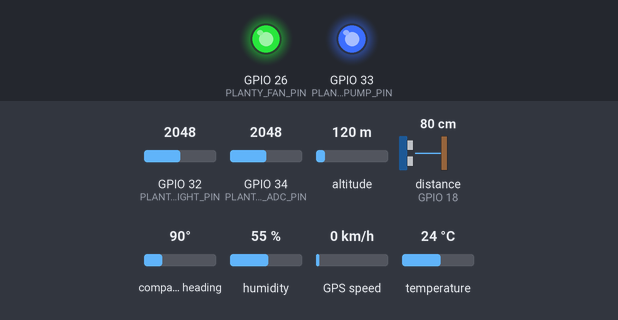
Simulated run of this program. Board: ESP32. On the bench: output pins drawn as LEDs (lit = HIGH). The test bench sets the inputs (shaded band); at power-on: GPIO 34 (PLANTY_SOIL_ADC_PIN) = 2048, humidity 55 %, GPIO 32 (PLANTY_LIGHT_PIN) = 2048, altitude 120 m, distance to the obstacle (sensor on GPIO 18) 80 cm, compass heading 90°, GPS speed 0 km/h, temperature 24 °C (analog values on the 0–4095 scale). The echo pulse lasts 58.3 µs per cm; WiFi joins after 1.5 s; servers stay silent unless stated; EEPROM starts erased; the GPS gets a fix after 3 s at 37.7749, -122.4194 with 8 satellites; no MQTT or app messages arrive unless stated; not simulated (calls return 0 or success): secrets.example.h; names the files do not define were given values by the test bench: PLANTY_MQTT_PORT = 1883; pins used as bus, display or sensor lines are not drawn; what the program prints to the serial monitor is not drawn.

Above: at 1.3 s.
1.4 s: GPIO 34 (PLANTY_SOIL_ADC_PIN) set to 3637
6.2 s: GPIO 34 (PLANTY_SOIL_ADC_PIN) set to 3767
At 10.5 s:
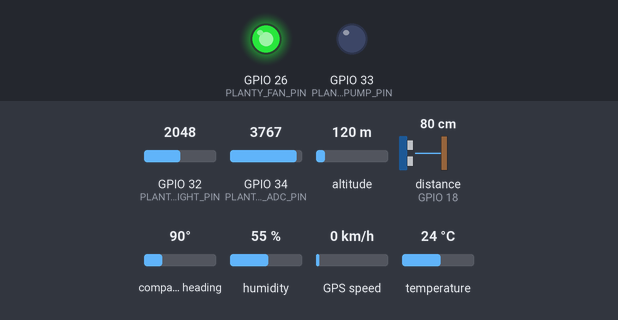
11.5 s: humidity set to 79 %
21.8 s: humidity set to 82 %
At 25.5 s:
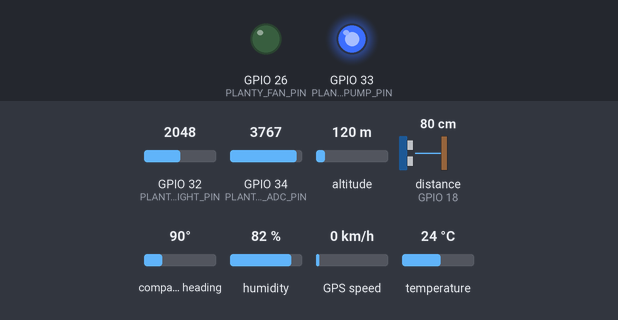
Timing chart, 0 to 27.0 s (numbered marks = the images above; inputs shaded):
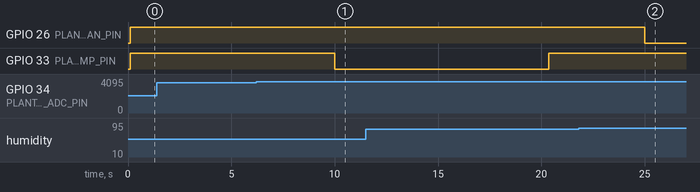

Measured:
- the behaviour switches between 3705 and 3706 on GPIO 34 (PLANTY_SOIL_ADC_PIN) (found by bisection; images 0 and 1)
- the behaviour switches between 80 and 81 % on humidity (found by bisection; images 1 and 2)
- after the input at 1.4 s, every drawn part: stays the same
- after the input at 6.2 s, GPIO 33 (PLANTY_PUMP_PIN): HIGH → LOW after 3.8 s
- after the input at 21.8 s, GPIO 26 (PLANTY_FAN_PIN): HIGH → LOW after 3.2 s

The program:

main.cpp
```cpp
#include <Arduino.h>
#include <WiFi.h>

#include <PubSubClient.h>
#include <ArduinoJson.h>

#include <DHT.h>
#include <Preferences.h>
#include <TinyGPSPlus.h>

#include "planty_config.h"
#include "actuator.h"

#if __has_include("secrets.h")
#include "secrets.h"
#else
#include "secrets.example.h"
#endif

namespace {
WiFiClient espClient;
PubSubClient mqtt(espClient);

DHT dht(PLANTY_DHT_PIN, PLANTY_DHT_TYPE);

TinyGPSPlus gps;
HardwareSerial gpsSerial(2); // ESP32 Donanımsal Serial2 portu

uint32_t seqCounter = 0;

unsigned long lastTelemetryMs = 0;
unsigned long lastWifiAttemptMs = 0;
unsigned long lastMqttAttemptMs = 0;

const char *mode = "auto";
char lastCmdId[48] = {0};
bool mqttWasConnected = false;
unsigned long cmdActuationAllowedAfterMs = 0;

// Anlık sensör gürültülerini önlemek için son stabil toprak nemini hafızada tutuyoruz
float g_currentSoilPct = 100.0f; // Sistem ilk açıldığında koruma için %100 (ıslak) kabul edilir

Preferences plantyPrefs;

void loadPersistedCmdId() {
  if (!plantyPrefs.begin("planty", true)) return;
  const String s = plantyPrefs.getString("lastCmdId", "");
  plantyPrefs.end();
  if (s.length() > 0 && s.length() < sizeof(lastCmdId)) {
    strncpy(lastCmdId, s.c_str(), sizeof(lastCmdId));
    lastCmdId[sizeof(lastCmdId) - 1] = '\0';
    Serial.printf("[cmd] restored lastCmdId=%s\n", lastCmdId);
  }
}

void persistCmdId() {
  if (!plantyPrefs.begin("planty", false)) return;
  plantyPrefs.putString("lastCmdId", lastCmdId);
  plantyPrefs.end();
}

bool isActuationType(const char *type) {
  return strcmp(type, "pump") == 0 || strcmp(type, "fan") == 0 || strcmp(type, "stopAll") == 0;
}

String topicTelemetry() {
  return String(PLANTY_MQTT_BASE) + "/" + PLANTY_DEVICE_ID + "/telemetry";
}
String topicState() {
  return String(PLANTY_MQTT_BASE) + "/" + PLANTY_DEVICE_ID + "/state";
}
String topicCmd() {
  return String(PLANTY_MQTT_BASE) + "/" + PLANTY_DEVICE_ID + "/cmd";
}
String topicAvailability() {
  return String(PLANTY_MQTT_BASE) + "/" + PLANTY_DEVICE_ID + "/availability";
}

uint32_t nowMs() { return millis(); }
uint64_t epochMsApprox() {
  // MVP: we don't have RTC/NTP yet. Use millis as a monotonic-ish timestamp source.
  // Backend can replace/augment with its own receive time.
  return static_cast<uint64_t>(millis());
}

float clampf(float v, float lo, float hi) {
  if (v < lo) return lo;
  if (v > hi) return hi;
  return v;
}

float soilRawToPct(int raw) {
  const float dry = static_cast<float>(PLANTY_SOIL_DRY_RAW);
  const float wet = static_cast<float>(PLANTY_SOIL_WET_RAW);
  if (dry == wet) return 0.0f;

  // Map raw to [0..100] where 0=dry, 100=wet
  const float pct = (dry - raw) * 100.0f / (dry - wet);
  return clampf(pct, 0.0f, 100.0f);
}

void publishAvailability(bool online) {
  StaticJsonDocument<96> doc;
  doc["online"] = online;
  doc["ts"] = epochMsApprox();

  char buf[96];
  const size_t n = serializeJson(doc, buf, sizeof(buf));
  mqtt.publish(topicAvailability().c_str(), (const uint8_t*)buf, n, true /*retain*/);
}

void publishState() {
  StaticJsonDocument<192> doc;
  doc["deviceId"] = PLANTY_DEVICE_ID;
  doc["ts"] = epochMsApprox();
  doc["pumpOn"] = actuatorIsPumpOn();
  doc["fanOn"] = actuatorIsFanOn();
  doc["mode"] = mode;
  if (lastCmdId[0] == '\0') {
    doc["lastCmdId"] = nullptr;
  } else {
    doc["lastCmdId"] = lastCmdId;
  }

  char buf[256];
  const size_t n = serializeJson(doc, buf, sizeof(buf));
  mqtt.publish(topicState().c_str(), (const uint8_t*)buf, n, true /*retain*/);
}

bool handleCmd(const JsonDocument &doc) {
  const char *cmdId = doc["cmdId"] | nullptr;
  const char *type = doc["type"] | nullptr;

  if (!cmdId || !type) return false;
  if (strlen(cmdId) >= sizeof(lastCmdId)) return false;

  // Idempotency: ignore duplicates (RAM + flash across reboots / retained MQTT)
  if (strncmp(lastCmdId, cmdId, sizeof(lastCmdId)) == 0) {
    Serial.printf("[cmd] duplicate ignored cmdId=%s\n", cmdId);
    return false;
  }

  if (isActuationType(type) && nowMs() < cmdActuationAllowedAfterMs) {
    Serial.println("[cmd] actuation ignored during MQTT warm-up");
    return false;
  }

  bool ok = true;

  if (strcmp(type, "setMode") == 0) {
    const char *newMode = doc["mode"] | nullptr;
    if (newMode && (strcmp(newMode, "auto") == 0 || strcmp(newMode, "manual") == 0)) {
      mode = (strcmp(newMode, "auto") == 0) ? "auto" : "manual";
    } else {
      ok = false;
    }
  } else if (strcmp(type, "stopAll") == 0) {
    actuatorStopAll();
  } else if (strcmp(type, "pump") == 0) {
    const bool on = doc["on"] | false;
    if (on) {
      if (doc["durationMs"].isNull()) {
        ok = false;
      } else {
        // Anlık, parazitli okuma yapmak yerine hafızadaki son stabil değeri kullanıyoruz
        if (g_currentSoilPct > 20.0f) {
          Serial.printf("[cmd] pump REJECT: Toprak nemi %.1f%% (> 20%%)\n", g_currentSoilPct);
          ok = false; // Nem %20'den yüksekse çalıştırmayı reddet
        } else {
          const unsigned long durationMs = doc["durationMs"].as<unsigned long>();
          ok = actuatorPump(true, durationMs);
        }
      }
    } else {
      ok = actuatorPump(false, 0);
    }
  } else if (strcmp(type, "fan") == 0) {
    const bool on = doc["on"] | false;
    unsigned long durationMs = 0;
    if (!doc["durationMs"].isNull()) {
      durationMs = doc["durationMs"].as<unsigned long>();
    }
    ok = actuatorFan(on, durationMs);
  } else {
    ok = false;
  }

  if (!ok) {
    Serial.printf("[cmd] FAILED type=%s cmdId=%s\n", type, cmdId);
    return false;
  }

  strncpy(lastCmdId, cmdId, sizeof(lastCmdId));
  lastCmdId[sizeof(lastCmdId) - 1] = '\0';
  persistCmdId();
  publishState();
  Serial.printf("[cmd] ok type=%s cmdId=%s\n", type, cmdId);
  return true;
}

void mqttCallback(char *topic, byte *payload, unsigned int length) {
  (void)topic;

  StaticJsonDocument<384> doc;
  DeserializationError err = deserializeJson(doc, payload, length);
  if (err) return;
  handleCmd(doc);
}

void ensureWifiConnected() {
  if (WiFi.status() == WL_CONNECTED) return;

  const unsigned long now = nowMs();
  if (now - lastWifiAttemptMs < 3000) return;
  lastWifiAttemptMs = now;

  Serial.println("[wifi] Attempting to connect/reconnect to WiFi...");
  WiFi.mode(WIFI_STA);
  WiFi.begin(PLANTY_WIFI_SSID, PLANTY_WIFI_PASS);
}

bool ensureMqttConnected() {
  if (mqtt.connected()) return true;
  if (WiFi.status() != WL_CONNECTED) return false;

  const unsigned long now = nowMs();
  if (now - lastMqttAttemptMs < 2000) return false;
  lastMqttAttemptMs = now;

  Serial.println("[mqtt] Attempting to connect to broker...");
  mqtt.setServer(PLANTY_MQTT_HOST, PLANTY_MQTT_PORT);
  mqtt.setKeepAlive(PLANTY_MQTT_KEEPALIVE_SEC);
  mqtt.setCallback(mqttCallback);

  const String clientId = String("planty-") + PLANTY_DEVICE_ID + "-" + String((uint32_t)ESP.getEfuseMac(), HEX);

  // LWT for availability
  StaticJsonDocument<96> lwt;
  lwt["online"] = false;
  lwt["ts"] = epochMsApprox();
  char lwtBuf[96];
  const size_t lwtN = serializeJson(lwt, lwtBuf, sizeof(lwtBuf));

  bool ok = false;
  if (strlen(PLANTY_MQTT_USER) > 0) {
    ok = mqtt.connect(
        clientId.c_str(),
        PLANTY_MQTT_USER,
        PLANTY_MQTT_PASS,
        topicAvailability().c_str(),
        1 /*qos*/,
        true /*retain*/,
        lwtBuf,
        true /*cleanSession*/);
  } else {
    ok = mqtt.connect(
        clientId.c_str(),
        topicAvailability().c_str(),
        1 /*qos*/,
        true /*retain*/,
        lwtBuf);
  }

  if (!ok) {
    Serial.print("[mqtt] Failed to connect, state code: ");
    Serial.println(mqtt.state());
    return false;
  }

  actuatorStopAll();
  cmdActuationAllowedAfterMs = nowMs() + 5000;

  mqtt.subscribe(topicCmd().c_str(), 1);
  publishAvailability(true);
  publishState();
  Serial.println("[mqtt] connected; actuation blocked 5s (ignore stale retained cmd)");
  return true;
}

void publishTelemetry() {
  // --- 1. DHT22 Okuma ---
  const float tempC = dht.readTemperature();
  const float humidityPct = dht.readHumidity();

  // Hafıza değişkenlerini tanımlıyoruz
  static float lastValidTempC = NAN;
  static float lastValidHumidity = NAN;

  if (!isnan(tempC)) lastValidTempC = tempC;
  if (!isnan(humidityPct)) lastValidHumidity = humidityPct;

  if (isnan(tempC) || isnan(humidityPct)) {
    Serial.println("[sensor] HATA: DHT sensorunden okuma basarisiz! (Tip: DHT22, Pin: 4)");
  }

  // --- Otomatik Mod Kontrolü (Fan) ---
  if (strcmp(mode, "auto") == 0 && !isnan(lastValidHumidity)) {
    bool fanStateChanged = false;
    if (lastValidHumidity > PLANTY_FAN_HUMIDITY_THRESHOLD) {
      if (!actuatorIsFanOn()) {
        actuatorFan(true, 0); // Fanı sürekli çalışacak şekilde aç
        Serial.printf("[auto] Nem %.1f > %.1f. Fan ACILDI.\n", lastValidHumidity, PLANTY_FAN_HUMIDITY_THRESHOLD);
        fanStateChanged = true;
      }
    } else {
      if (actuatorIsFanOn()) {
        actuatorFan(false, 0); // Fanı kapat
        Serial.printf("[auto] Nem %.1f <= %.1f. Fan KAPATILDI.\n", lastValidHumidity, PLANTY_FAN_HUMIDITY_THRESHOLD);
        fanStateChanged = true;
      }
    }
    if (fanStateChanged) publishState();
  }

  // --- 2. Toprak Nemi Okuma ---
  const int soilRaw = analogRead(PLANTY_SOIL_ADC_PIN);
  g_currentSoilPct = soilRawToPct(soilRaw); // Global değişkeni güncelliyoruz
  const float soilPct = g_currentSoilPct;

  // --- Otomatik Mod Kontrolü (Pompa) ---
  if (strcmp(mode, "auto") == 0) {
    if (soilPct < PLANTY_PUMP_SOIL_THRESHOLD) {
      if (!actuatorIsPumpOn()) {
        if (actuatorPump(true, 10000)) { // 10 saniye çalıştır (Cooldown süresi bitmişse çalışır)
          Serial.printf("[auto] Toprak Nemi %.1f < %.1f. Pompa ACILDI (10s).\n", soilPct, PLANTY_PUMP_SOIL_THRESHOLD);
          publishState();
        }
      }
    }
  }

  // --- 3. Işık Sensörü Okuma ---
  const int lightRaw = analogRead(PLANTY_LIGHT_PIN);
  const float lightPct = (lightRaw / 4095.0f) * 100.0f; // 12-bit ADC yüzdesi

  // Geçici hatalarda (gürültülerde) son doğru değeri hatırlamak için static değişken
  static float lastValidWaterLevelPct = 0.0f;

  // --- 4. HC-SR04 Su Seviyesi Okuma ---
  float distanceCm = -1.0f;
  float readings[5];
  int validCount = 0;

  // 5 defa hızlıca okuma yapıp hatalı zıplamaları eleyeceğiz (Medyan Filtresi)
  for (int i = 0; i < 5; i++) {
    digitalWrite(PLANTY_DISTANCE_TRIG_PIN, LOW);
    delayMicroseconds(2);
    digitalWrite(PLANTY_DISTANCE_TRIG_PIN, HIGH);
    delayMicroseconds(10);
    digitalWrite(PLANTY_DISTANCE_TRIG_PIN, LOW);

    long d_us = pulseIn(PLANTY_DISTANCE_ECHO_PIN, HIGH, 30000);
    if (d_us > 0) {
      float d = d_us * 0.034f / 2.0f;
      if (d >= 2.0f) { // 0.9 cm gibi donanımsal gürültüleri (default veri) listeye hiç alma
        readings[validCount++] = d;
      }
    }
    delay(60); // HC-SR04 datasheet'ine göre yankıların birbirine karışmaması için min 60ms bekleme
  }

  if (validCount > 0) {
    // Değerleri küçükten büyüğe sırala (Bubble Sort)
    for (int i = 0; i < validCount - 1; i++) {
      for (int j = i + 1; j < validCount; j++) {
        if (readings[i] > readings[j]) {
          float temp = readings[i];
          readings[i] = readings[j];
          readings[j] = temp;
        }
      }
    }
    // Medyan (ortadaki en stabil) değeri al
    distanceCm = readings[validCount / 2];
  }

  float waterLevelPct = 0.0f;

  if (distanceCm > 0.0f) {
    if (distanceCm > PLANTY_TANK_MAX_DEPTH_CM) {
      waterLevelPct = 0.0f;
    } else {
      waterLevelPct = ((PLANTY_TANK_MAX_DEPTH_CM - distanceCm) / PLANTY_TANK_MAX_DEPTH_CM) * 100.0f;
    }
    lastValidWaterLevelPct = waterLevelPct;
    Serial.printf("[sensor] HC-SR04: Filtrelenmis mesafe=%.1f cm, seviye=%.1f%%\n", distanceCm, waterLevelPct);
  } else {
    waterLevelPct = lastValidWaterLevelPct;
    Serial.println("[sensor] HC-SR04: Tum okumalar gurultulu veya sensör baglantisiz!");
  }

  // --- 5. JSON Paketleme ve Gönderme ---
  // GPS dahil edildiği için buffer boyutunu 512'e çıkardık
  StaticJsonDocument<512> doc;
  doc["deviceId"] = PLANTY_DEVICE_ID;
  doc["ts"] = epochMsApprox();
  doc["seq"] = seqCounter++;

  if (!isnan(lastValidTempC)) doc["tempC"] = lastValidTempC;
  if (!isnan(lastValidHumidity)) doc["humidityPct"] = lastValidHumidity;
  doc["soilRaw"] = soilRaw;
  doc["soilPct"] = soilPct;
  doc["waterLevelPct"] = waterLevelPct;
  doc["lightPct"] = lightPct; // Backend veritabanında varsa direkt kaydolur

  // --- 6. GPS Hafıza Mantığı ---
  static float lastValidLat = NAN;
  static float lastValidLon = NAN;
  static float lastValidHdop = NAN;

  if (gps.location.isValid()) {
    lastValidLat = gps.location.lat();
    lastValidLon = gps.location.lng();
    if (gps.hdop.isValid()) lastValidHdop = gps.hdop.hdop();
    Serial.printf("[gps] Konum BULUNDU! Lat: %.6f, Lon: %.6f, HDOP: %.1f\n", lastValidLat, lastValidLon, lastValidHdop);
  } else {
    Serial.printf("[gps] Uydular araniyor... Islenen veri: %u karakter\n", gps.charsProcessed());
  }

  if (!isnan(lastValidLat) && !isnan(lastValidLon)) {
    JsonObject gpsObj = doc.createNestedObject("gps");
    gpsObj["lat"] = lastValidLat;
    gpsObj["lon"] = lastValidLon;
    if (!isnan(lastValidHdop)) gpsObj["hdop"] = lastValidHdop;
  }

  doc["rssi"] = WiFi.status() == WL_CONNECTED ? WiFi.RSSI() : 0;

  char buf[512];
  const size_t n = serializeJson(doc, buf, sizeof(buf));
  Serial.printf("[telemetry] publishing: %s\n", buf);
  mqtt.publish(topicTelemetry().c_str(), (const uint8_t*)buf, n, false /*retain*/);
}
} // namespace

// Uygulamadaki V0 pinine basıldığında bu fonksiyon tetiklenir
void setup() {
  Serial.begin(115200);
  delay(100);

  dht.begin();
  analogReadResolution(12);

  pinMode(PLANTY_DISTANCE_TRIG_PIN, OUTPUT);
  pinMode(PLANTY_DISTANCE_ECHO_PIN, INPUT);

  gpsSerial.begin(PLANTY_GPS_BAUD, SERIAL_8N1, PLANTY_GPS_RX_PIN, PLANTY_GPS_TX_PIN);

  actuatorInit();
  loadPersistedCmdId();

  WiFi.mode(WIFI_STA);
  ensureWifiConnected();

  Serial.println("[boot] actuators OFF; pump=33 fan=26 active-LOW");
}

void loop() {
  // GPS'ten gelen sürekli seri veriyi arka planda işle
  while (gpsSerial.available() > 0) {
    gps.encode(gpsSerial.read());
  }

  ensureWifiConnected();

  const bool mqttConnected = ensureMqttConnected();
  if (mqttWasConnected && !mqttConnected) {
    actuatorStopAll();
    publishState();
  }
  mqttWasConnected = mqttConnected;

  mqtt.loop();

  if (actuatorTick()) {
    publishState();
  }

  const unsigned long now = nowMs();
  if (mqttConnected && (now - lastTelemetryMs >= PLANTY_TELEMETRY_INTERVAL_MS)) {
    lastTelemetryMs = now;
    publishTelemetry();
  }
}
```

actuator.h
```cpp
#pragma once

#include <Arduino.h>

// Initialize GPIO and force actuators off (call from setup).
void actuatorInit();

// Call every loop() to honor timed shutoffs and publish state when they end.
bool actuatorTick();

// Apply commands (return false if rejected e.g. invalid duration or cooldown).
bool actuatorPump(bool on, unsigned long durationMs);
bool actuatorFan(bool on, unsigned long durationMs);
void actuatorStopAll();

bool actuatorIsPumpOn();
bool actuatorIsFanOn();
```

secrets.example.h
```cpp
#pragma once

// Copy this file to `include/secrets.h` (which is gitignored) and fill values.

// Wi-Fi
#define PLANTY_WIFI_SSID "YOUR_WIFI_SSID"
#define PLANTY_WIFI_PASS "YOUR_WIFI_PASSWORD"

// MQTT broker
// - Physical ESP32: use your PC's LAN IP (ipconfig getifaddr en0 on Mac).
// - Wokwi simulator: NEVER use 127.0.0.1 — that is the sim itself, not your Mac.
//   Use the same LAN IP where Mosquitto runs (e.g. 192.168.1.10).
// - Mosquitto must listen on all interfaces, e.g. listener 1883 0.0.0.0
#define PLANTY_MQTT_HOST "192.168.1.10"
#define PLANTY_MQTT_PORT 1883

// MQTT auth (optional; leave empty strings if not used)
#define PLANTY_MQTT_USER ""
#define PLANTY_MQTT_PASS ""
```

planty_config.h
```cpp
#pragma once

// Device identity
// Keep this stable; it becomes part of MQTT topics and payloads.
#ifndef PLANTY_DEVICE_ID
#define PLANTY_DEVICE_ID "esp32-001"
#endif

// MQTT base namespace (must match docs/mqtt-and-payload-spec.md)
#ifndef PLANTY_MQTT_BASE
#define PLANTY_MQTT_BASE "planty/v1"
#endif

// Sensors
// DHT
#define PLANTY_DHT_PIN 4
#define PLANTY_DHT_TYPE DHT22

// Soil moisture (capacitive) ADC input pin (ESP32 ADC1 pins recommended)
#define PLANTY_SOIL_ADC_PIN 34

// Soil calibration (raw ADC -> percentage)
// Measure your sensor raw value in DRY air and in WET soil, then set these.
// For many capacitive sensors: wetRaw < dryRaw (inverted).
#define PLANTY_SOIL_DRY_RAW 4095
#define PLANTY_SOIL_WET_RAW 1500

// light sensor TEMT6000
#define PLANTY_LIGHT_PIN 32

// Actuators (relay module inputs). Do not share pins with sensors.
#define PLANTY_PUMP_PIN 33
#define PLANTY_FAN_PIN 26

// Many relay boards are active-LOW (LOW = relay ON). Set to 0 if yours is active-HIGH.
#ifndef PLANTY_RELAY_ACTIVE_LOW
// Eger kapatma komutlari motorlari calistiriyorsa role Active-LOW'dur:
#define PLANTY_RELAY_ACTIVE_LOW 1
#endif

// Command safety (see docs/mqtt-and-payload-spec.md)
#define PLANTY_PUMP_DURATION_MIN_MS 250
#define PLANTY_PUMP_DURATION_MAX_MS 30000
#define PLANTY_FAN_DURATION_MAX_MS 30000
#define PLANTY_PUMP_COOLDOWN_MS 60000

//distance sensor for the water level measurement
#define PLANTY_DISTANCE_TRIG_PIN 5
#define PLANTY_DISTANCE_ECHO_PIN 18
#define PLANTY_TANK_MAX_DEPTH_CM 20

// GPS Module (NEO-M8N)
#define PLANTY_GPS_RX_PIN 16
#define PLANTY_GPS_TX_PIN 17
#define PLANTY_GPS_BAUD 9600

// Otomatik Mod Eşik Değerleri
#define PLANTY_FAN_HUMIDITY_THRESHOLD 80.0
#define PLANTY_PUMP_SOIL_THRESHOLD 15.0

// Telemetry cadence
#define PLANTY_TELEMETRY_INTERVAL_MS 5000

// MQTT client settings
#define PLANTY_MQTT_KEEPALIVE_SEC 30
```

Source omitted: actuator.cpp (2933 bytes)
